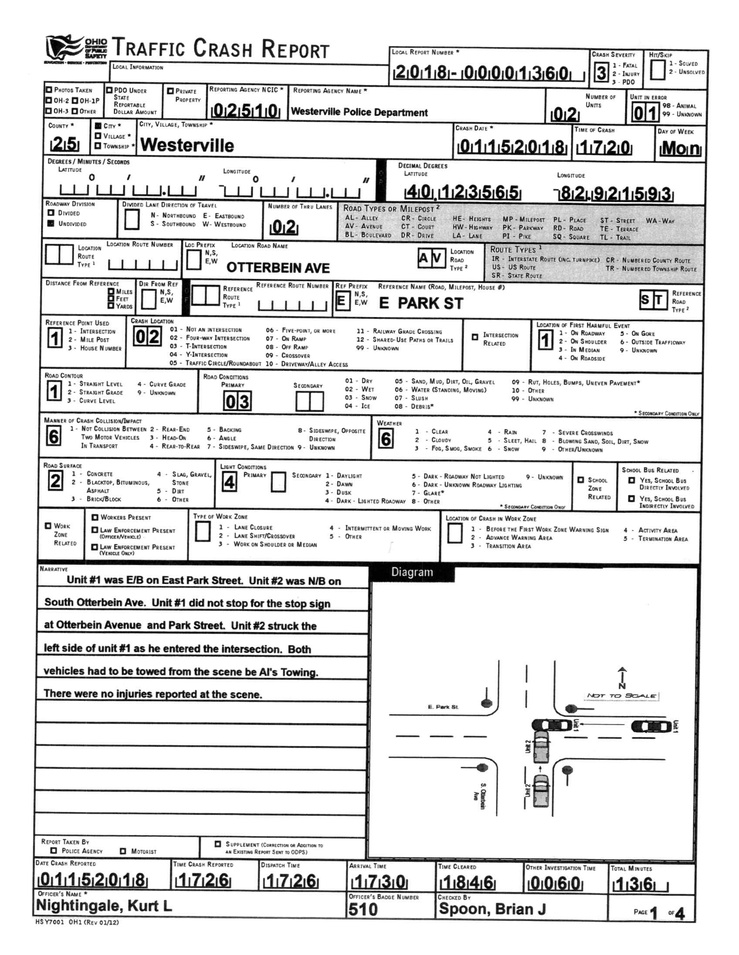
#> input picture test/base_image.jpg, 739 x 955 px, shrunk from 1696 x 2193 before the run
$ python test.py
#> lines starting #> are read from the running program, lines starting #| are printed output that depends on the picture
import unittest
from dataExtract import *
import cv2

class TestDeskewAngle(unittest.TestCase):
    def setUp(self):
        self.skew_angle = 0.4961

    def test_getAngle(self):
        d = Deskew.Deskew( "test/base_image.jpg" )
        angle = round( d.getAngle(), 4 )
        self.assertEqual(angle, self.skew_angle )

    def shortDescription(self):
        return "Make sure we can still detect the angle by which the image is skewed"

    def id(self):
        return "Test Finding Skew Angle"

class TestDeskewRotate(unittest.TestCase):
    def setUp(self):
        self.base_image = cv2.imread("test/base_image.jpg")
#> self.base_image is the input picture: shape (955, 739, 3); min 0, max 255, mean 223.3
        self.deskewed_image = cv2.imread("test/deskewed_image.jpg")
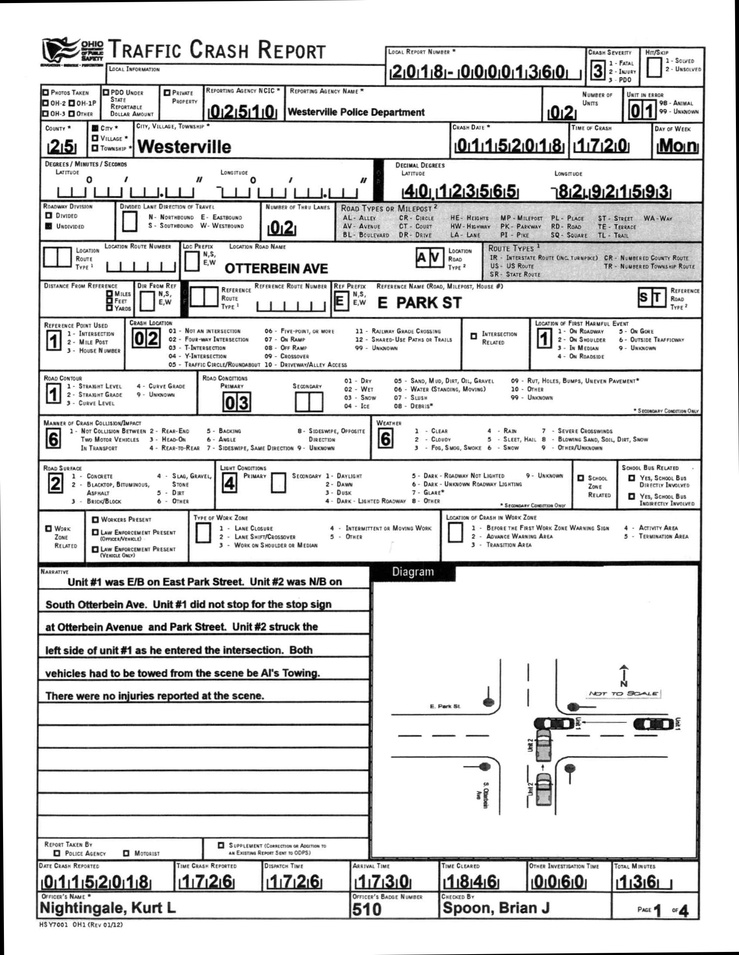
#> input picture test/deskewed_image.jpg, 739 x 955 px, shrunk from 1696 x 2193 before the run
#> self.deskewed_image is the input picture: shape (955, 739, 3); min 0, max 255, mean 222.3

    def test_rotate(self):
        d = Deskew.Deskew( "test/base_image.jpg" )
        img2 = d.rotate()
        self.assertEqual(self.deskewed_image.all(),img2.all())

    def shortDescription(self):
        return "Make sure that the rotation of the image works properly"

class TestCropDown(unittest.TestCase):
    def setUp(self):
        self.base = cv2.imread("test/deskewed_image.jpg")
        self.cropped = cv2.imread("test/cropped_image.jpg")
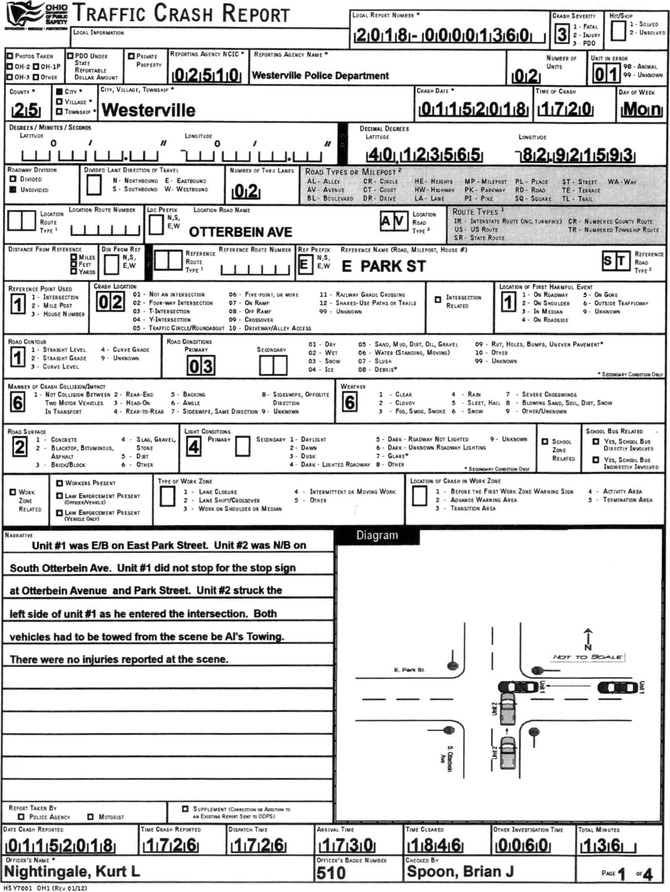
#> input picture test/cropped_image.jpg, 670 x 892 px, shrunk from 1538 x 2048 before the run
#> self.cropped is the input picture: shape (892, 670, 3); min 0, max 255, mean 217.7

    def test_ImageCrop(self):
        (corners, x, y) = ImageUtils.getImageBoundsPoints(self.base)
        sx = corners[0]
        sy = corners[1]
        w = corners[2] - (x - sx)
        h = corners[3] - (y - sy)
        cropped = ImageUtils.cropImage(self.base, corners)
        self.assertEqual( self.cropped.all(), cropped.all() )

    def shortDescription(self):
        return "Test cropping an image to size"

class TestYAMLParse(unittest.TestCase):
    def setUp(self):
        self.raw_yaml = """
        !Identifier
        name: Test
        anchor: !Anchor { Left: 150 +2500,  Top: 2300 -2150 }
        coordRange: !Offset { X: 150 +2500, Y: 2300 -2150 }
        offsets:
        - !Offset { X: 10 +10, Y: 20 +20 }
        - !Offset { X: 0 +95,  Y: 100 +10 }
        - !Offset { X: 0 +0, Y: 15 +35 }"""
        self.testFile = "test/base_test.yaml"

    def test_yaml_parse(self):
        parser = YAMLBits.YAML()
        data = parser.load(self.testFile)
        knownGood = parser.load_string(self.raw_yaml)
        self.assertEqual( parser.dump( data ), parser.dump( knownGood ) )

    def shortDescription(self):
        return "Test basic YAML parsing functionality"

    # [7 lines of commented-out code are left out]


if __name__ == '__main__':
    suite = unittest.TestSuite()
    suite.addTest(TestDeskewAngle('test_getAngle'))
    suite.addTest(TestDeskewRotate('test_rotate'))
    suite.addTest(TestCropDown('test_ImageCrop'))
    suite.addTest(TestYAMLParse('test_yaml_parse'))
    unittest.TextTestRunner(verbosity=2).run(suite)
